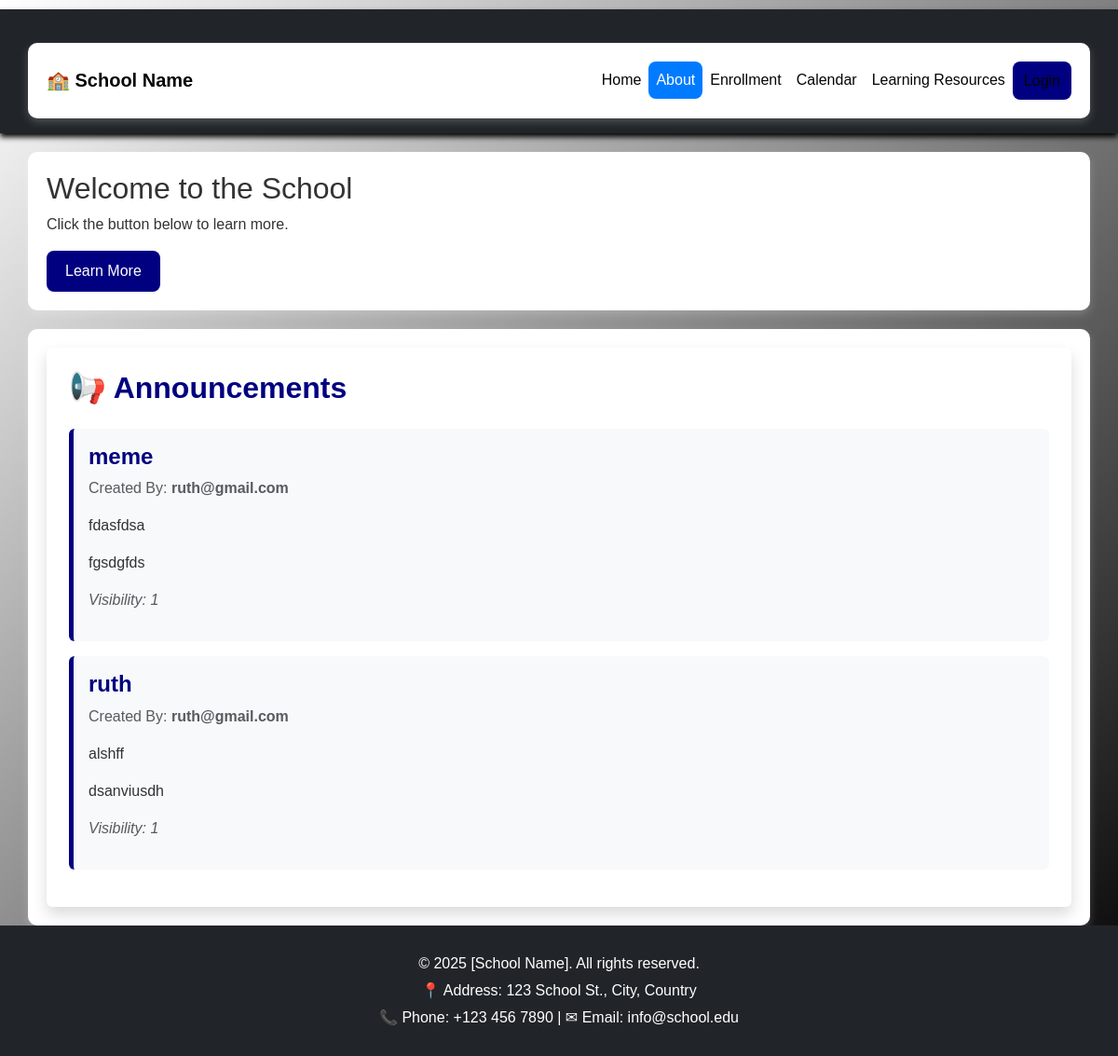
The page /about/ on the database its author committed.
### app/models.py (models this page shows, shortened)
class Announcement(models.Model):
    title = models.CharField(max_length=100)
    content = models.TextField(max_length=200, blank=True, null=True)
    body = models.TextField(max_length=200)
    created_by = models.ForeignKey("auth.User", on_delete=models.CASCADE)
    visibility = models.IntegerField(choices=[(1, 'All'), (2, 'Students'), (3, 'Teachers'), (4, 'Parents')])

### app/views.py (the view)
# urls.py: path('about/', AboutPageView.as_view(), name='about'),
class AboutPageView(TemplateView):
    template_name = 'app/about.html'
    def get_context_data(self, **kwargs):
        context = super().get_context_data(**kwargs)
        context['announcements'] = Announcement.objects.all().order_by('-id')[:5]
        return context

### app/templates/app/about.html (shortened to what this page needs)
{% extends 'app/base.html' %}
{% block content %}
<div class="container">
    <h2>Welcome to the School</h2>
    <p>Click the button below to learn more.</p>
    <button class="btn btn-custom" type="button" data-bs-toggle="collapse" data-bs-target="#moreInfo">
        Learn More
    </button>
</div>
<div class="container">
    <div class="announcement-box p-4 rounded shadow">
        <div class="d-flex justify-content-between align-items-center mb-3">
            <h2 class="text-center announcement-header">📢 Announcements</h2>
        </div>
        <div class="announcement-content">
            {% for announcement in announcements %}
            <div class="announcement-item p-3 mb-3 rounded">
                <h4 class="announcement-title">{{ announcement.title }}</h4>
                <p class="text-muted">Created By: <strong>{{ announcement.created_by }}</strong></p>
                <p>{{ announcement.content }}</p>
                <p>{{ announcement.body }}</p>
                <p class="text-muted"><em>Visibility: {{ announcement.visibility }}</em></p>
            </div>
            {% empty %}
            <p class="text-center text-danger">No announcements available.</p>
            {% endfor %}
        </div>
    </div>
</div>
<footer class="bg-dark text-white text-center py-4">
    <p>&copy; 2025 [School Name]. All rights reserved.</p>
    <p>📍 Address: 123 School St., City, Country</p>
    <p>📞 Phone: +123 456 7890 | ✉ Email: info@school.edu</p>
</footer>
{% endblock %}

### static/css/base.css (style rules this page uses)
body { background: linear-gradient(to bottom right, #ffffff, #000000); color: #333; font-family: 'Arial', sans-serif; padding-top: 10px; }
.container { background-color: rgb(255, 255, 255); border-radius: 10px; box-shadow: 0 4px 10px rgba(255, 255, 255, 0.2); padding: 20px; margin-top: 20px; }
footer { background-color: #001f3d; color: white; padding: 20px 0; box-shadow: 0 4px 6px rgba(255, 255, 255, 0.2); }
footer p { margin: 5px 0; }
.btn-custom { background-color: navy; color: white; border: none; padding: 10px 20px; border-radius: 5px; }
.announcement-box { background: white; border-radius: 10px; box-shadow: 0px 4px 10px rgba(0, 0, 0, 0.1); }
.announcement-header { color: navy; font-weight: bold; }
.announcement-item { background: #f8f9fa; border-left: 5px solid navy; }
.announcement-title { color: navy; font-weight: bold; }
.btn { border-radius: 8px; }
body { font-family: Arial, sans-serif; background-color: #f8f9fa; }
.btn { border-radius: 8px; font-weight: 500; }

### rows shown on the page
Announcement: title "meme", created_by "ruth@gmail.com", content "fdasfdsa", body "fgsdgfds", visibility "1"
Announcement: title "ruth", created_by "ruth@gmail.com", content "alshff", body "dsanviusdh", visibility "1"
